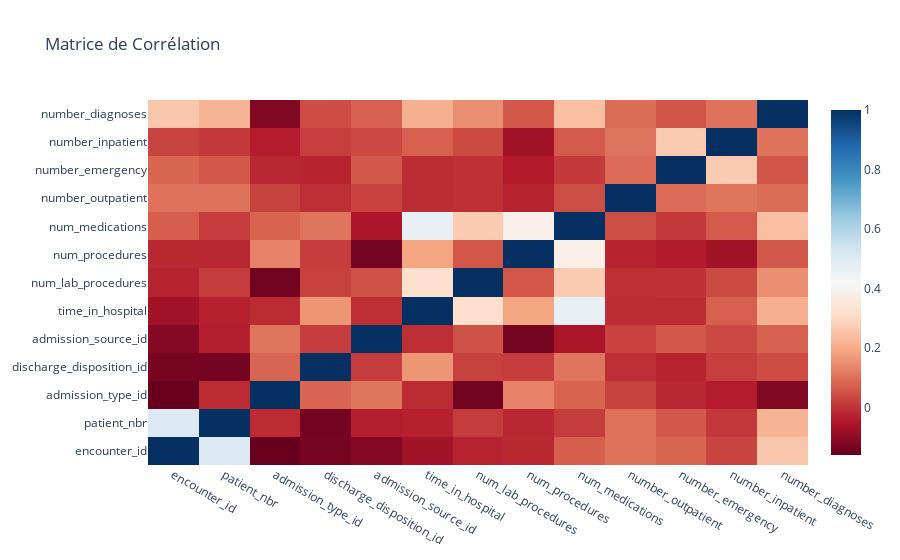
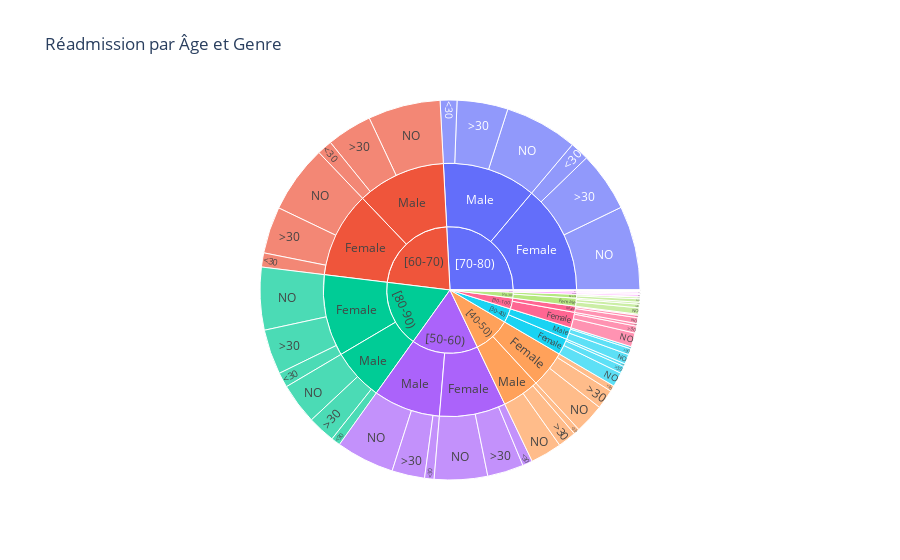

Notebook code for these charts, in order:
### Markdown cell above
**insulin:** The feature indicates whether the drug was prescribed or there was a change in the dosage. Values: 

up if the dosage was increased during the encounter, down if the dosage was decreased, 

steady if the dosage did not change, and no if the drug was not prescribed

### Code cell
def plot_readmission_advanced(df):
    # Heatmap des corrélations
    numeric_cols = df.select_dtypes(include=['int64', 'float64']).columns
    corr_matrix = df[numeric_cols].corr()
    
    fig_heatmap = go.Figure(
        go.Heatmap(
            z=corr_matrix.values,
            x=corr_matrix.columns,
            y=corr_matrix.index,
            colorscale='RdBu'
        )
    )
    fig_heatmap.update_layout(title='Matrice de Corrélation')
    
    # Sunburst: Réadmission par Âge et Genre
    if {'readmitted', 'age', 'gender'}.issubset(df.columns):
        fig_sunburst = px.sunburst(
            df, 
            path=['age', 'gender', 'readmitted'],
            title='Réadmission par Âge et Genre'
        )
    
    fig_heatmap.show()
    fig_sunburst.show()

plot_readmission_advanced(df)

### Figure 1 — Plotly figure (JSON) as saved in the notebook; plotly's stock layout.template omitted (floating-point values rounded to 4 significant figures; data arrays with more than 128 entries replaced by an {"elided": "..."} marker saying what was removed)
{"data": [{"colorscale": [[0, "rgb(103,0,31)"], [0.1, "rgb(178,24,43)"], [0.2, "rgb(214,96,77)"], [0.3, "rgb(244,165,130)"], [0.4, "rgb(253,219,199)"], [0.5, "rgb(247,247,247)"], [0.6, "rgb(209,229,240)"], [0.7, "rgb(146,197,222)"], [0.8, "rgb(67,147,195)"], [0.9, "rgb(33,102,172)"], [1, "rgb(5,48,97)"]], "type": "heatmap", "x": ["encounter_id", "patient_nbr", "admission_type_id", "discharge_disposition_id", "admission_source_id", "time_in_hospital", "num_lab_procedures", "num_procedures", "num_medications", "number_outpatient", "number_emergency", "number_inpatient", "number_diagnoses"], "y": ["encounter_id", "patient_nbr", "admission_type_id", "discharge_disposition_id", "admission_source_id", "time_in_hospital", "num_lab_procedures", "num_procedures", "num_medications", "number_outpatient", "number_emergency", "number_inpatient", "number_diagnoses"], "z": {"elided": "13x13 float values"}}], "layout": {"title": {"text": "Matrice de Corrélation"}}}

### Figure 2 — Plotly figure (JSON) as saved in the notebook; plotly's stock layout.template omitted (floating-point values rounded to 4 significant figures)
{"data": [{"branchvalues": "total", "domain": {"x": [0, 1], "y": [0, 1]}, "hovertemplate": "labels=%{label}<br>count=%{value}<br>parent=%{parent}<br>id=%{id}<extra></extra>", "ids": ["[10-20)/Female/>30", "[20-30)/Female/NO", "[30-40)/Male/NO", "[40-50)/Male/NO", "[50-60)/Male/>30", "[60-70)/Male/NO", "[70-80)/Male/>30", "[80-90)/Female/NO", "[90-100)/Female/NO", "[40-50)/Female/>30", "[60-70)/Male/<30", "[40-50)/Female/<30", "[80-90)/Male/NO", "[60-70)/Female/>30", "[50-60)/Male/<30", "[50-60)/Female/NO", "[70-80)/Male/NO", "[70-80)/Female/NO", "[80-90)/Female/>30", "[50-60)/Female/>30", "[20-30)/Male/>30", "[60-70)/Female/NO", "[70-80)/Female/>30", "[60-70)/Male/>30", "[40-50)/Male/>30", "[40-50)/Female/NO", "[70-80)/Female/<30", "[50-60)/Male/NO", "[90-100)/Female/>30", "[50-60)/Female/<30", "[60-70)/Female/<30", "[30-40)/Male/>30", "[30-40)/Female/NO", "[80-90)/Male/>30", "[70-80)/Male/<30", "[30-40)/Female/>30", "[20-30)/Female/>30", "[80-90)/Male/<30", "[30-40)/Female/<30", "[20-30)/Male/NO", "[10-20)/Male/NO", "[80-90)/Female/<30", "[10-20)/Male/<30", "[0-10)/Female/NO", "[10-20)/Female/NO", "[20-30)/Male/<30", "[10-20)/Male/>30", "[40-50)/Male/<30", "[20-30)/Female/<30", "[0-10)/Male/NO", "[10-20)/Female/<30", "[30-40)/Male/<30", "[90-100)/Male/NO", "[90-100)/Female/<30", "[90-100)/Male/>30", "[0-10)/Male/>30", "[90-100)/Male/<30", "[0-10)/Female/>30", "[0-10)/Female/<30", "[10-20)/Female", "[20-30)/Female", "[30-40)/Male", "[40-50)/Male", "[50-60)/Male", "[60-70)/Male", "[70-80)/Male", "[80-90)/Female", "[90-100)/Female", "[40-50)/Female", "[80-90)/Male", "[60-70)/Female", "[50-60)/Female", "[70-80)/Female", "[20-30)/Male", "[30-40)/Female", "[10-20)/Male", "[0-10)/Female", "[0-10)/Male", "[90-100)/Male", "[10-20)", "[20-30)", "[30-40)", "[40-50)", "[50-60)", "[60-70)", "[70-80)", "[80-90)", "[90-100)", "[0-10)"], "labels": [">30", "NO", "NO", "NO", ">30", "NO", ">30", "NO", "NO", ">30", "<30", "<30", "NO", ">30", "<30", "NO", "NO", "NO", ">30", ">30", ">30", "NO", ">30", ">30", ">30", "NO", "<30", "NO", ">30", "<30", "<30", ">30", "NO", ">30", "<30", ">30", ">30", "<30", "<30", "NO", "NO", "<30", "<30", "NO", "NO", "<30", ">30", "<30", "<30", "NO", "<30", "<30", "NO", "<30", ">30", ">30", "<30", ">30", "<30", "Female", "Female", "Male", "Male", "Male", "Male", "Male", "Female", "Female", "Female", "Male", "Female", "Female", "Female", "Male", "Female", "Male", "Female", "Male", "Male", "[10-20)", "[20-30)", "[30-40)", "[40-50)", "[50-60)", "[60-70)", "[70-80)", "[80-90)", "[90-100)", "[0-10)"], "name": "", "parents": ["[10-20)/Female", "[20-30)/Female", "[30-40)/Male", "[40-50)/Male", "[50-60)/Male", "[60-70)/Male", "[70-80)/Male", "[80-90)/Female", "[90-100)/Female", "[40-50)/Female", "[60-70)/Male", "[40-50)/Female", "[80-90)/Male", "[60-70)/Female", "[50-60)/Male", "[50-60)/Female", "[70-80)/Male", "[70-80)/Female", "[80-90)/Female", "[50-60)/Female", "[20-30)/Male", "[60-70)/Female", "[70-80)/Female", "[60-70)/Male", "[40-50)/Male", "[40-50)/Female", "[70-80)/Female", "[50-60)/Male", "[90-100)/Female", "[50-60)/Female", "[60-70)/Female", "[30-40)/Male", "[30-40)/Female", "[80-90)/Male", "[70-80)/Male", "[30-40)/Female", "[20-30)/Female", "[80-90)/Male", "[30-40)/Female", "[20-30)/Male", "[10-20)/Male", "[80-90)/Female", "[10-20)/Male", "[0-10)/Female", "[10-20)/Female", "[20-30)/Male", "[10-20)/Male", "[40-50)/Male", "[20-30)/Female", "[0-10)/Male", "[10-20)/Female", "[30-40)/Male", "[90-100)/Male", "[90-100)/Female", "[90-100)/Male", "[0-10)/Male", "[90-100)/Male", "[0-10)/Female", "[0-10)/Female", "[10-20)", "[20-30)", "[30-40)", "[40-50)", "[50-60)", "[60-70)", "[70-80)", "[80-90)", "[90-100)", "[40-50)", "[80-90)", "[60-70)", "[50-60)", "[70-80)", "[20-30)", "[30-40)", "[10-20)", "[0-10)", "[0-10)", "[90-100)", "", "", "", "", "", "", "", "", "", ""], "type": "sunburst", "values": [105, 542, 834, 2681, 2793, 6173, 4340, 5343, 1179, 1660, 1287, 507, 3499, 3987, 810, 4539, 6228, 7184, 3838, 3085, 153, 5778, 5089, 3858, 1567, 2548, 1624, 4967, 599, 850, 1204, 525, 1218, 2350, 1431, 629, 314, 787, 231, 289, 113, 1273, 12, 27, 160, 56, 60, 511, 161, 24, 19, 179, 492, 221, 208, 6, 86, 7, 1, 284, 1017, 1538, 4759, 8570, 11318, 11999, 10454, 1999, 4715, 6636, 10969, 8474, 13897, 498, 2078, 185, 35, 30, 786, 469, 1515, 3616, 9474, 17044, 22287, 25896, 17090, 2785, 65]}], "layout": {"legend": {"tracegroupgap": 0}, "title": {"text": "Réadmission par Âge et Genre"}}}
